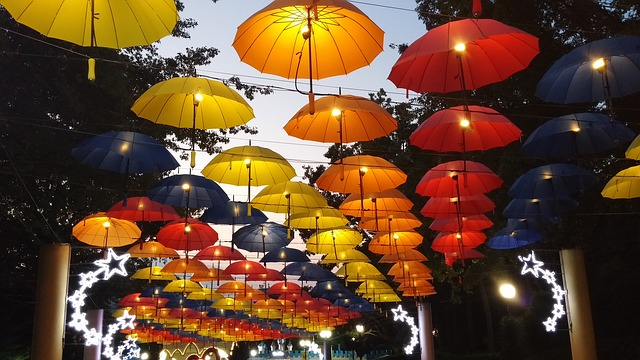
#> input picture Naloga 1/images/umbrellas.jpg, 640 x 360 px
$ python prva.py   (older library calls are emulated)
#> lines starting #> are read from the running program, lines starting #| are printed output that depends on the picture
### Naloga 1/UZ_utils.py
"""
Before the first run, you need to have all necessary Python packages installed. For
that we highly recommend firstly creating Virtual Environment, to have your
development environment seperated from other projects (https://docs.python.org/3/tutorial/venv.html).

In system terminal then run: ""
"""

import numpy as np
import cv2
from matplotlib import pyplot as plt
from PIL import Image


# [9 lines left out: function imread, not called in this run]


def imread_gray(path):
    """
    Reads an image in gray. Image type is transformed from uint8 to float, and
    range of values is reduced from [0, 255] to [0, 1].
    """
#> called with path = 'images/umbrellas.jpg'
    I = Image.open(path).convert('L')  # PIL image opening and converting to gray.
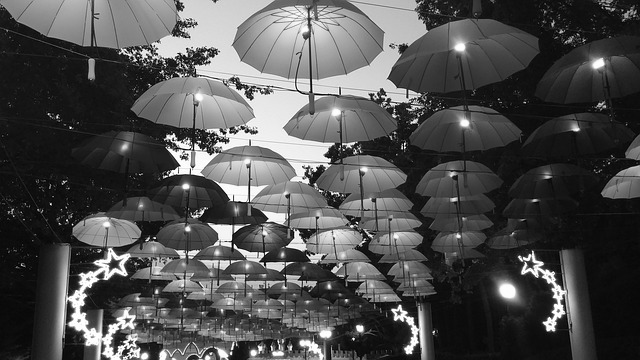
#> I: PIL image 640x360 L; min 0, max 255, mean 79.6
    I = np.asarray(I)  # Converting to Numpy array.
    I = I.astype(np.float64) / 255
#> I: shape (360, 640) float64
    return I


# [43 lines left out: functions imshow, signal_show, convolve, not called in this run]


# [25 lines that do not run on import are left out]

### Naloga 1/prva.py
from numpy import array, int8, uint8
import numpy
from UZ_utils import *


## Z vgnezdenim for loopom grem cez celotno matriko
## sestevam RGB kanale in jih delim s 3 in rezultat
## zapišem na enako mesto v drugo matriko
# [47 lines left out: functions sivo, izsek, menjavaDela, not called in this run]


def zadnja(slika):
    fig = plt.figure(figsize=(5, 5))
    I = imread_gray(slika)
    X = imread_gray(slika)


    fig.add_subplot(1, 2, 1)

    plt.imshow(X, cmap='gray')
    plt.title('Prva slika')

    visina, sirina = I.shape
#> visina = 360; sirina = 640

    L = np.zeros([visina,sirina], uint8)

    for i in range(0,visina):
        for j in range(0, sirina):
            L[i][j] = int(I[i][j] * 63)
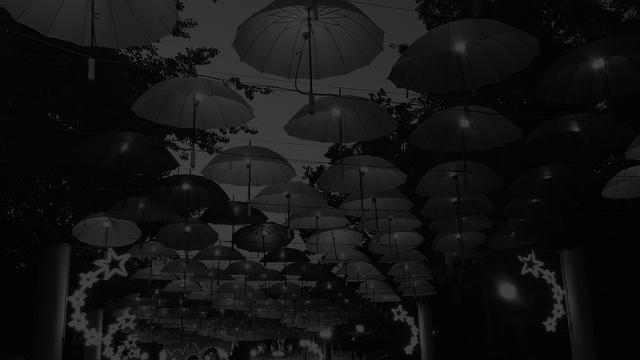
#> L: shape (360, 640); min 0, max 63, mean 19.2


    fig.add_subplot(1, 2, 2)
    plt.imshow(L, cmap='gray', vmax=255)
    plt.title('Druga slika')

    plt.show()
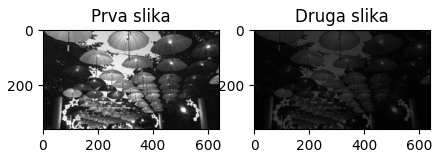
#> figure drawn by matplotlib, 2 panels

    return 0

#a)
#I = imread('images/umbrellas.jpg')
#imshow(I)

#b)
#sivo('images/umbrellas.jpg')

#c)
#izsek(130, 240, 230 , 440, 'images/umbrellas.jpg')

#d)
#menjavaDela(130, 240, 230 , 440, 'images/umbrellas.jpg')

#e)
zadnja('images/umbrellas.jpg')

$ run again, with Naloga 1/images/bird.jpg copied over Naloga 1/images/umbrellas.jpg
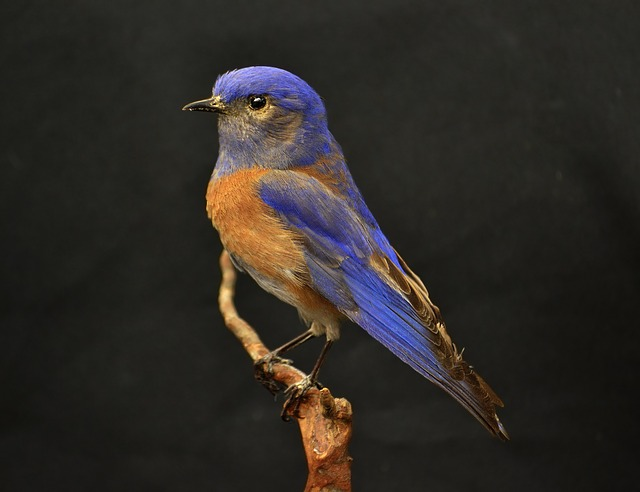
#> input picture Naloga 1/images/bird.jpg, 640 x 492 px
#> after the loop in zadnja, `for i in range(0,visina):`:
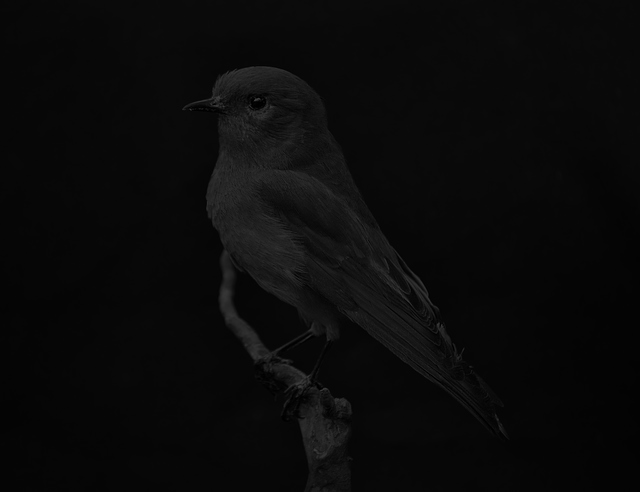
#> L: shape (492, 640); min 0, max 62, mean 10.1
#> in zadnja, `plt.show()`:
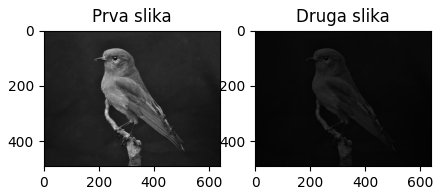
#> figure drawn by matplotlib, 2 panels
